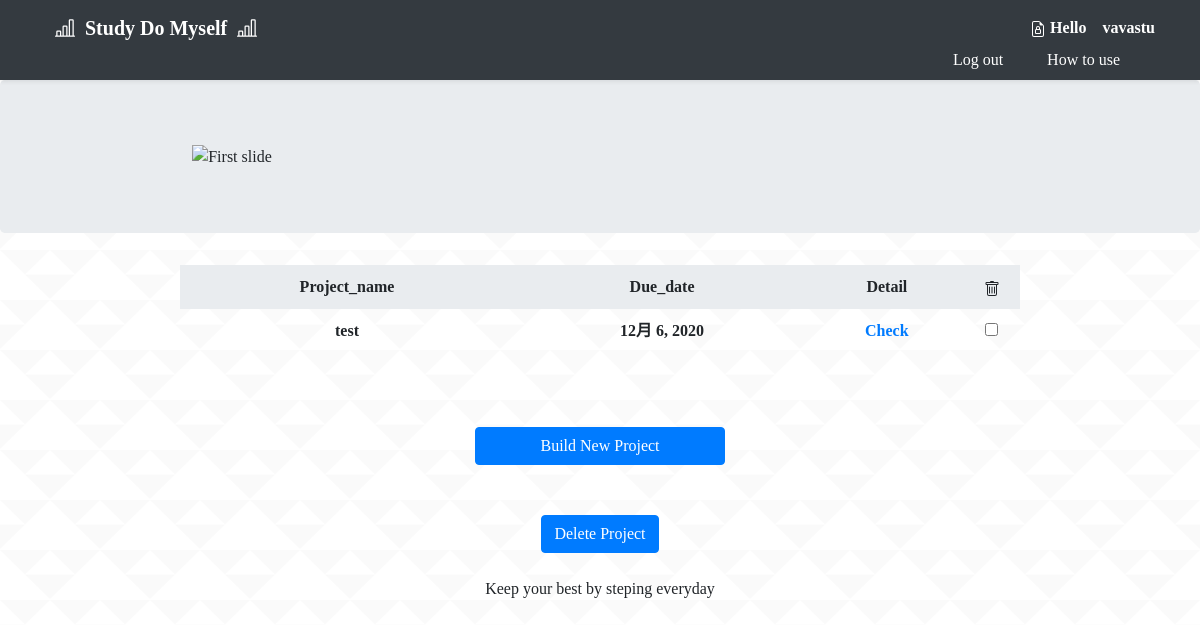
Before: /mypage/ (signed in) with the older database file.
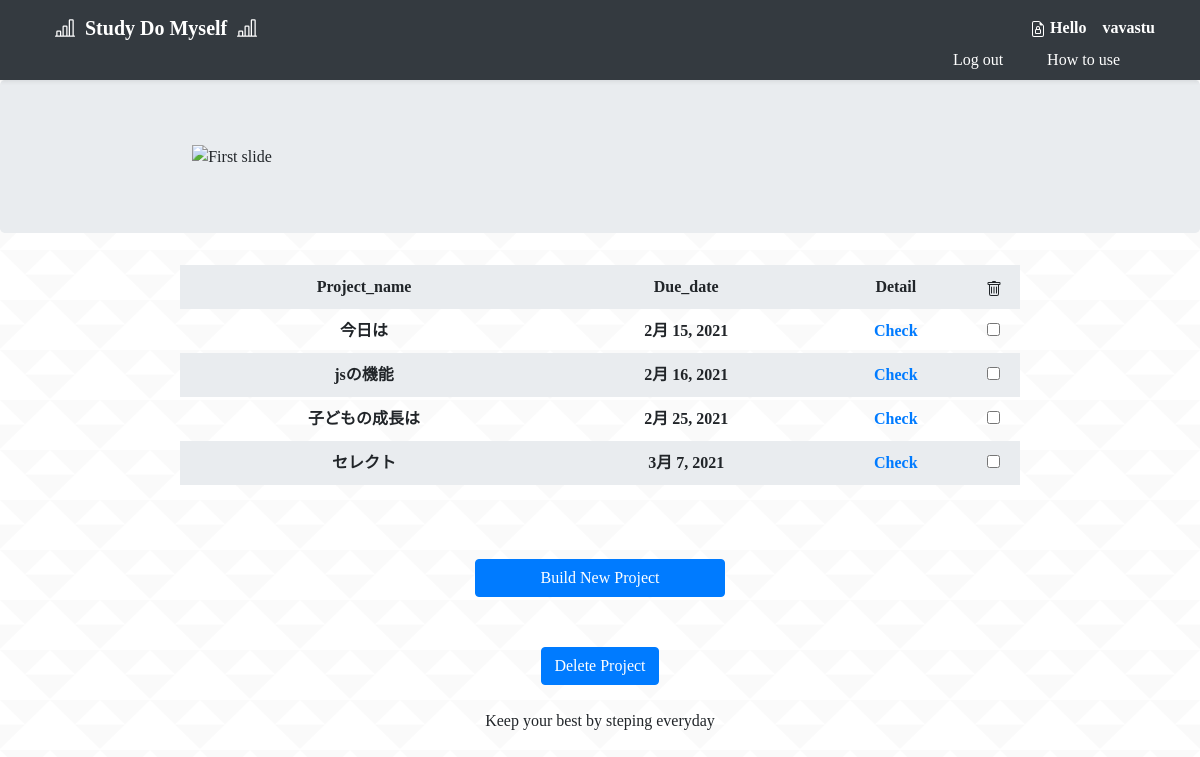
After: the same page with the newer database file.
### studyapp/models.py (models this page shows, shortened)
class Project(models.Model):
    author = models.ForeignKey(settings.AUTH_USER_MODEL, on_delete=models.CASCADE)
    project_name = models.CharField('プロジェクト名', max_length=200, blank=False)
    description = models.TextField('目標', blank=False)
    expenses_item = models.CharField('経費項目', max_length=200, blank=True)
    expenses = models.CharField('経費', max_length=200, blank=True)
    build_date = models.DateField(verbose_name='作成日', blank=True, default=timezone.datetime.today())
    due_date = models.DateField(verbose_name='設定日', blank=True, null=True)

### studyapp/views.py (the view)
# urls.py: path('mypage/', mypage, name='mypage'),
def mypage(request):
    projects = Project.objects.filter(build_date__lte=timezone.now()).order_by('due_date')
    post_pks = request.POST.getlist('delete')
    Project.objects.filter(pk__in=post_pks).delete()
    num = Project.objects.all()
    return render(request, 'mypage.html', {'projects':projects})

### templates/mypage.html (shortened to what this page needs)
{% extends 'base.html' %}
{% load static %}
{% block content %}
<!doctype html>
<html lang="ja">
<head>
  <link rel="stylesheet" href="{% static 'css/mypage.css' %}">
</head>
<body>
  <header>
    <div class="navbar navbar-dark bg-dark shadow-sm">
      <div class="container d-flex justify-content-between">
        <a href="{% url 'mypage' %}" class="navbar-brand d-flex align-items-center">
          <strong>Study Do Myself</strong>
        </a>
        <div class="user-name">
          {% if user.is_authenticated %}
          <strong>Hello　{{ user.username }}</strong>
          {% endif %}
        </div>
        <div class="container-fluid">
          <div class="menu-item active">
            {% if user.is_authenticated %}
            <a href="{% url 'logout' %}">Log out</a>
            <a href="">How to use</a>
            {% endif %}
          </div>
        </div>
      </div>
    </div>
  </header>
  <main role="main">
    <section class="jumbotron text-center">
      <div class="carousel slide" data-ride="carousel" style="width:400px">
        <div class="carousel-inner">
          <div class="carousel-item active">
            <img src="slide1.png" alt="First slide">
          </div>
        </div>
      </div>
    </section>
    {% if user.is_authenticated %}
    <div class=contents>
      <table>
        <tr class='term'>
          <th> Project_name </th>
          <th> Due_date </th>
          <th> Detail </th>
          <th>
          </th>
        </tr>
        {% for project in projects %}
        {% if request.user.id == project.author.id %}
        <tr class='items'>
          <th> {{ project.project_name }} </th>
          <th> {{ project.due_date }} </th>
          <th> <a href="{% url 'project_detail' pk=project.pk %}">Check </th>
          <form id="delete" action="" method="POST">
            <th> <input type="checkbox" name="delete" value="{{ project.pk }}"> </th>
          </form>
        </tr>
        {% endif %}
        {% endfor %}
      </table>
      {% endif %}
      <br>
      <div class="container-fluid mx-auto" style="width:300px;">
        <a class="btn btn-primary" style="width:250px; margin-right:auto; margin-left:auto;" href="{% url 'project' %}"
          role="button">Build New Project</a>
      </div>
      <div class="container-fluid mx-auto" style="width:300px;">
        <button type="button" class="btn btn-primary" data-toggle="modal" data-target="#Delete">
          Delete Project
        </button>
      </div>
    </div>
  </main>
  <br>
  <footer>
    <div class="container-fluid" style="margin-right:auto; margin-left:auto; width:300px;">
      Keep your best by steping everyday
    </div>
  </footer>
</body>
</html>
{% endblock content %}

Changed rows visible on the page:
removed Project: project_name "test", due_date "12月 6, 2020"
added Project: project_name "今日は", due_date "2月 15, 2021"
added Project: project_name "jsの機能", due_date "2月 16, 2021"
added Project: project_name "子どもの成長は", due_date "2月 25, 2021"
added Project: project_name "セレクト", due_date "3月 7, 2021"
